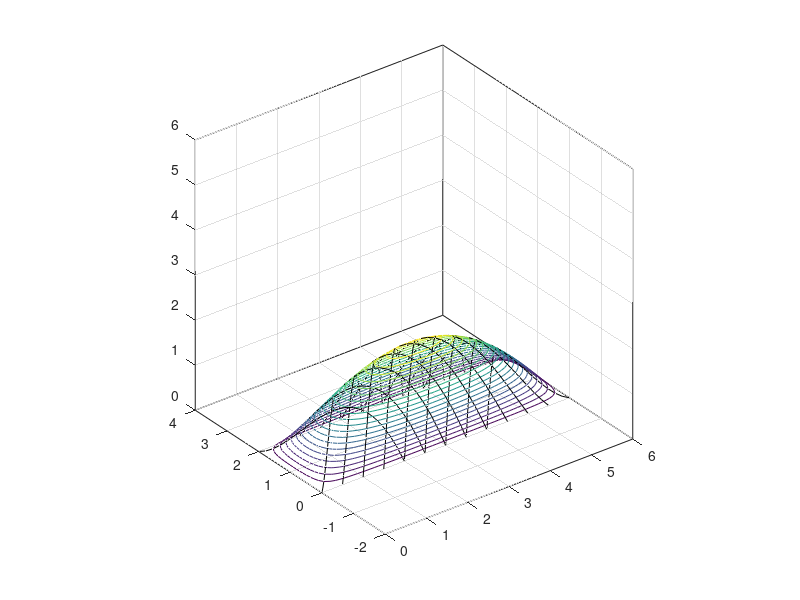

The MATLAB script that drew this image:
%  60-8  Futtersilo mit Bodenlagerung

% x = 0-6m und y = 0-2m
xb = 0:0.1:6;
yb = 0:0.1:2;
zb = zeros(length(yb), length(xb));
for k = 1:length(xb)
  for j = 1:length(yb)
     zb(j, k) = 0.2 * xb(k) * (xb(k)-6) * yb(j) * (yb(j)-2);
  end
end

contour3(xb, yb, zb, 20)
axis([0 6 -2 4 0 6]);
axis square
hold on

% Halteseile
t = 0:0.1:2;
ys = t;
% 9 Seile in +45 Grad Richtung (xs1, ys, zs1),
%  starten bei den x-Positionen 0, 0.5, 1, 1.5 ...4 m
% 9 Seile in -45 Grad Richtung (xs23, ys, zs2),
%   starten bei den x-Positionen 2, 2.5, 3, 3.5 ...6 m
for k = 1:9
  xs1 = ys + (k-1) * 0.5;
  zs1 = 0.2 * xs1 .* (xs1-6) .* ys .* (ys-2); 
  plot3(xs1, ys, zs1, 'k')
  
  xs2 = -ys + (k-1) * 0.5 + 2;
  zs2 = 0.2 * xs2 .* (xs2-6) .* ys .* (ys-2); 
  plot3(xs2, ys, zs2, 'k')
end

% Volumen
format bank
vol = 10 * sum(sum(zb))
